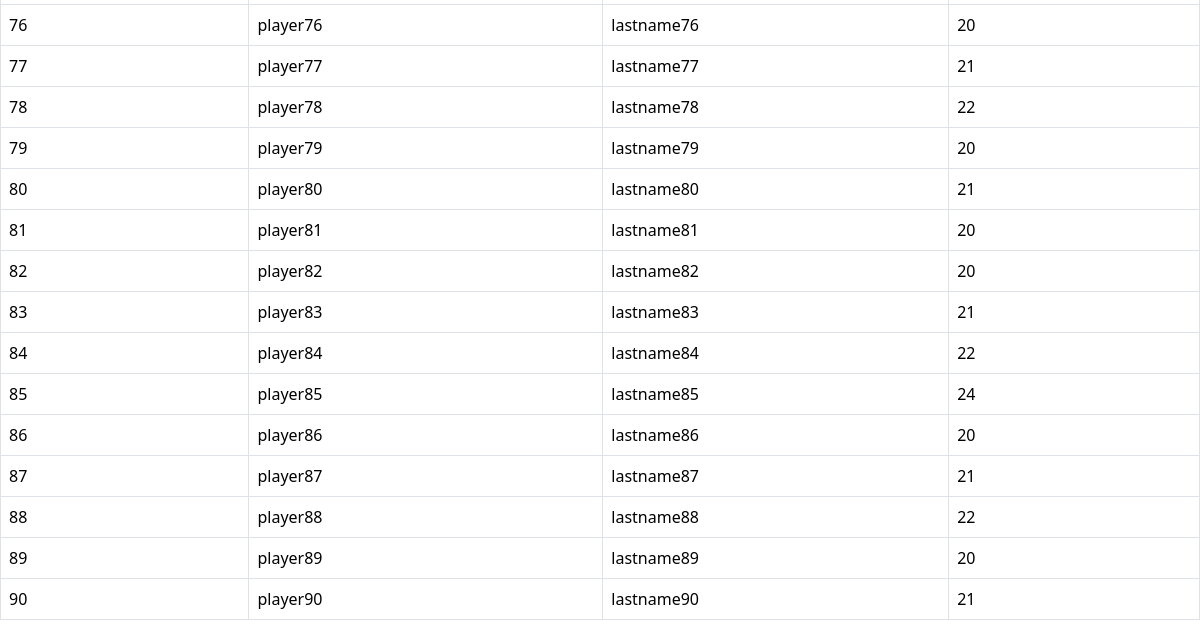
Before: / (lower part) with the older database file.
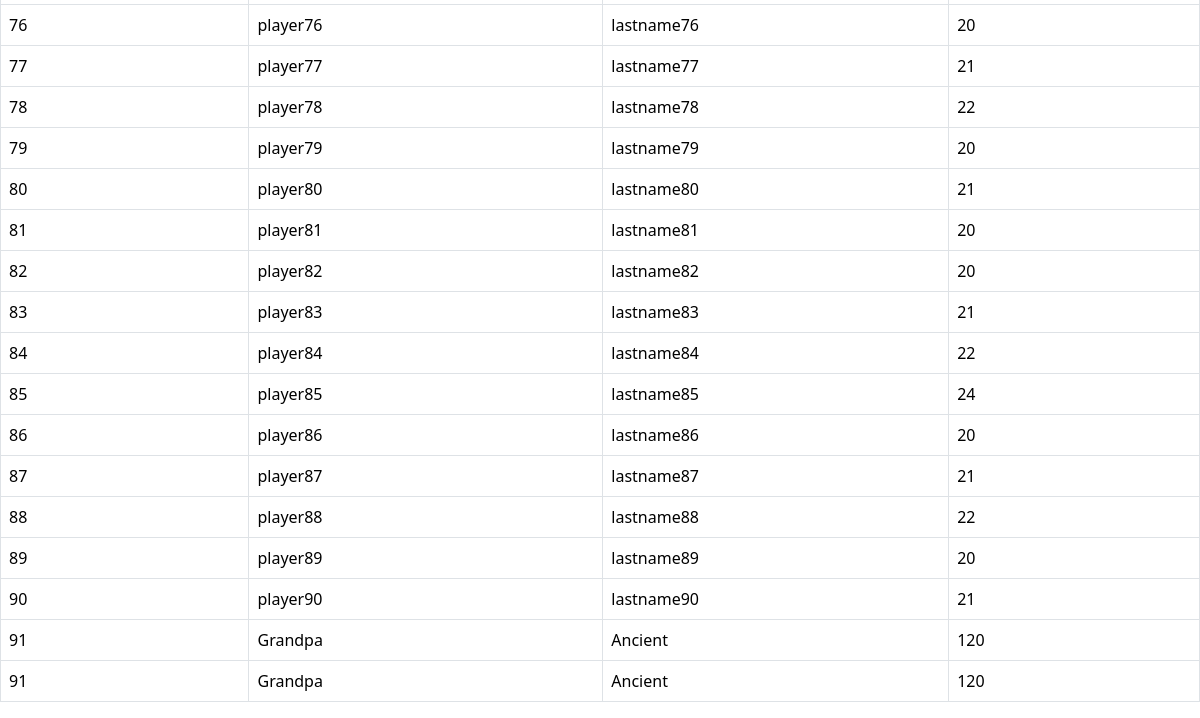
After: the same page with the newer database file.
### tables this page shows
CREATE TABLE players (
    p_player_key decimal(3,0) not null,
    p_player_firstname varchar(25) not null,
    p_player_lastname varchar(25) not null,
    p_player_age decimal(3,0) not null
);

### flask_app.py (the view)
@app.route("/")
def index():
    conn = get_conn(db)
    cursor = conn.cursor()
    cursor.execute('SELECT * FROM players')
    players = cursor.fetchall()
    cursor.execute('SELECT * FROM teams')
    teams = cursor.fetchall()
    cursor.execute('SELECT * FROM coaches')
    coaches = cursor.fetchall()
    close_conn(conn)
    return render_template("index.html",players=players,teams=teams,coaches=coaches)

### flask_app.py (called while the page is built)
def get_conn(_db):
    conn = None
    try:
        conn = sqlite3.connect(_db)
    except Error as e:
        print(e)
    return conn

def close_conn(_conn):
    try:
        _conn.close()
    except Error as e:
        print(e)
    return

### templates/index.html (shortened to what this page needs)
<!DOCTYPE html>
<html>
    <head>
        <link href="https://cdn.jsdelivr.net/npm/bootstrap@5.3.2/dist/css/bootstrap.min.css" rel="stylesheet">
        <link href="{{url_for('static', filename='assets/css/custom.css')}}" rel="stylesheet">
    </head>
    <body>
    <div class="tab-content" id="table-tabs-content">
        <div class="tab-pane fade show active" id="players" role="tabpanel" aria-labelledby="players-tab" tabindex="0">
            <div class="table-responsive">
                <table class="table table-bordered">
                    {%for column in players%}
                        <tr>
                            <td>{{column[0]}}</td>
                            <td>{{column[1]}}</td>
                            <td>{{column[2]}}</td>
                            <td>{{column[3]}}</td>
                        </tr>
                    {%endfor%}
                </table>
            </div>
        </div>
    </div>
    </body>
</html>

Changed rows visible on the page:
added players: p_player_key "91", p_player_firstname "Grandpa", p_player_lastname "Ancient", p_player_age "120"
added players: p_player_key "91", p_player_firstname "Grandpa", p_player_lastname "Ancient", p_player_age "120"
